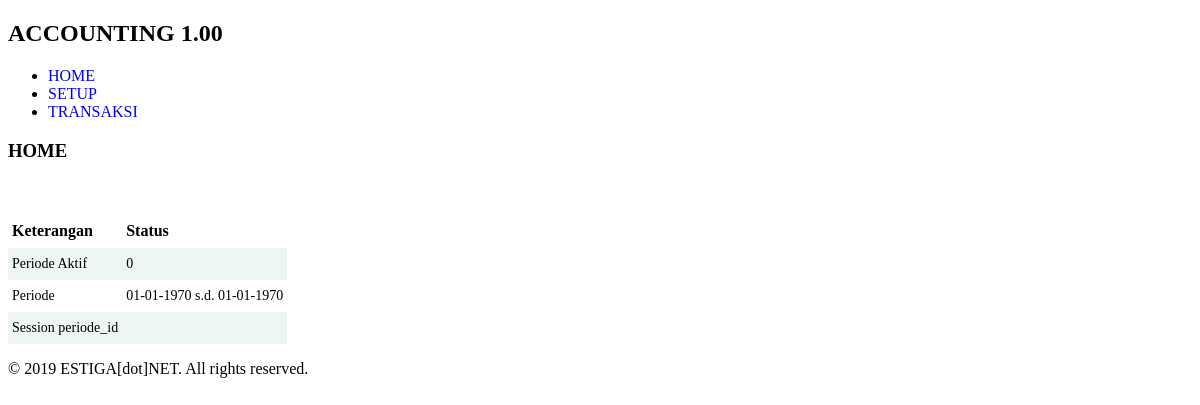
The app's page /, older data.
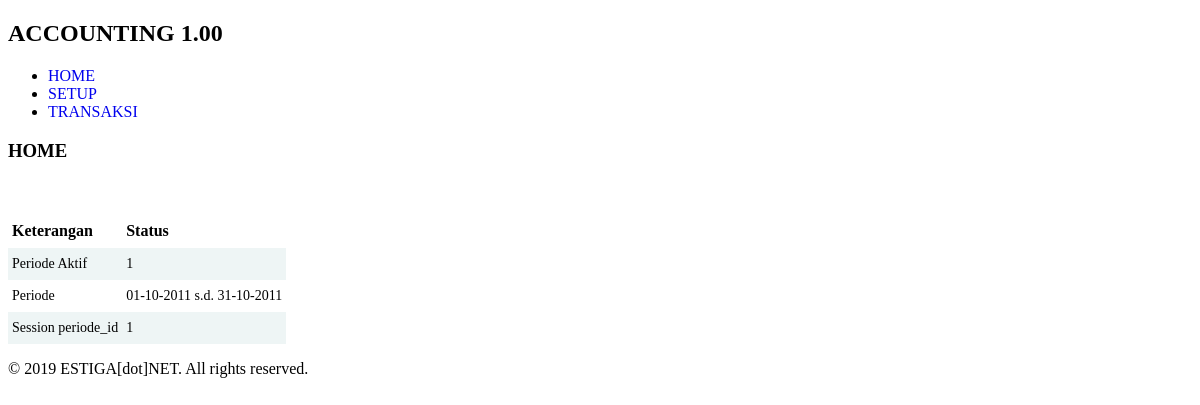
The same page, newer data.
### tables this page shows
CREATE TABLE `t005_periode` (
  `id` int(11) NOT NULL,
  `start` datetime DEFAULT NULL,
  `end` datetime DEFAULT NULL,
  `isaktif` bit(1) DEFAULT NULL,
  `user_id` int(11) DEFAULT NULL
);

### application/controllers/c001_home.php (called while the page is built, shortened)
<?php
class c001_home extends CI_Controller {
	public function __construct() {
		$this->load->model('c001_homem');
	}
	public function index() {
		$data['r'] = $this->c001_homem->ambil_data_semua()->row();
		$data['num_row'] = $this->c001_homem->ambil_data_num_row();
		$this->load->view('layout/header');
		$this->load->view('c001_homel', $data);
		$this->load->view('layout/footer');
	}
}

### index.php (called while the page is built, shortened)
<?php
require_once BASEPATH.'core/CodeIgniter.php';

### application/models/c001_homem.php (called while the page is built, shortened)
<?php
class c001_homem extends CI_Model {
	private $_table_periode = 't005_periode';
	public function ambil_data_semua() {
		return $this->db->get_where($this->_table_periode, ['isaktif' => 1]);
	}
}

### application/views/c001_homel.php (the view)
<h3>HOME</h3>
<p>&nbsp;</p>
<table class="paleBlueRows">
	<tr>
		<th>Keterangan</th>
		<th>Status</th>
	</tr>
	<tr>
		<td>Periode Aktif</td>
		<td><?php echo $num_row; ?></td>
	</tr>
	<tr>
		<td>Periode</td>
		<td><?php echo date('d-m-Y', strtotime($r->start)) . ' s.d. ' . date('d-m-Y', strtotime($r->end)); ?></td>
	</tr>
	<tr>
		<td>Session periode_id</td>
		<td><?php echo $this->session->userdata('period_id'); ?></td>
	</tr>
</table>

Row changes from the older to the newer data that the page shows:
added t005_periode: start "01-10-2011", end "31-10-2011"
Text that changed along with them:
$num_row: "0" → "1"
$this->session->userdata('period_id'): (not shown) → "1"
date('d-m-Y', strtotime($r->start)): "01-01-1970" → (not shown)
date('d-m-Y', strtotime($r->end)): "01-01-1970" → (not shown)
